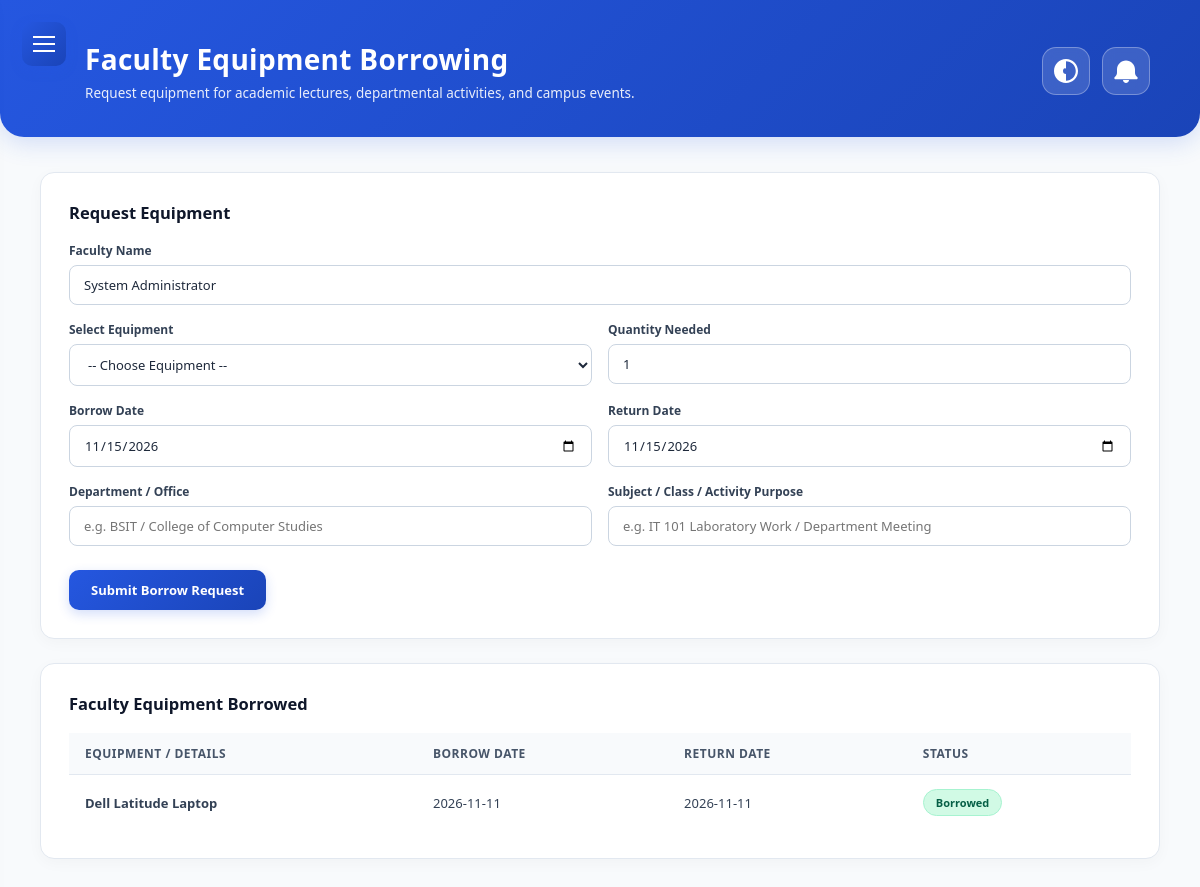
Screenshot of /equipment_faculty.php (signed in) with the database file from the repository.
### tables this page shows
CREATE TABLE `users` (
  `id` int(11) NOT NULL,
  `student_id` varchar(50) DEFAULT NULL,
  `username` varchar(50) NOT NULL,
  `password` varchar(255) NOT NULL,
  `full_name` varchar(100) NOT NULL,
  `role` enum('Admin','Student','Faculty') NOT NULL DEFAULT 'Student',
  `created_at` timestamp NOT NULL DEFAULT current_timestamp(),
  `email` varchar(100) DEFAULT NULL,
  `status` enum('Pending','Approved','Rejected') DEFAULT 'Pending',
  `profile_pic` varchar(255) DEFAULT NULL
);

CREATE TABLE `borrowings` (
  `id` int(11) NOT NULL,
  `equipment_id` int(11) NOT NULL,
  `equipment_name` varchar(100) NOT NULL,
  `student_name` varchar(100) NOT NULL,
  `student_id` varchar(50) NOT NULL,
  `borrow_date` date NOT NULL,
  `return_date` date NOT NULL,
  `department` varchar(255) DEFAULT NULL,
  `purpose` text DEFAULT NULL,
  `status` enum('Pending','Borrowed','Returned','Rejected') DEFAULT 'Pending',
  `created_at` timestamp NOT NULL DEFAULT current_timestamp(),
  `user_id` int(11) DEFAULT NULL
);

### equipment_faculty.php (the view, shortened to what this page needs)
<?php
require_once 'notif_helper.php';
$user_name  = $_SESSION['full_name'] ?? 'Faculty Member';
$user_id    = $_SESSION['user_id'] ?? 0;
$stmt_sync = $conn->prepare("SELECT full_name, role, profile_pic FROM users WHERE id = ?");
$stmt_sync->bind_param("i", $user_id);
$stmt_sync->execute();
$sync_res = $stmt_sync->get_result()->fetch_assoc();
if ($sync_res) {
    $user_name = $sync_res['full_name'];
}
$history_result = $conn->query("
    SELECT b.*, COALESCE(NULLIF(b.equipment_name, ''), e.name) AS computed_equipment_name
    FROM borrowings b
    LEFT JOIN equipment e ON b.equipment_id = e.id
    ORDER BY b.id DESC
");
?>
<!DOCTYPE html>
<html lang="en">
<head>
</head>
<body>
    <button class="menu-toggle" id="menuToggle" aria-label="Toggle Menu">
        <span></span>
    </button>
    <main class="main-content">
        <div class="top-hero-banner">
            <div class="hero-title">
                <h1>Faculty Equipment Borrowing</h1>
                <p>Request equipment for academic lectures, departmental activities, and campus events.</p>
            </div>
            <div class="header-actions">
                <button type="button" class="dark-mode-btn" id="darkModeToggle" title="Toggle Dark Mode">
                    <svg viewBox="0 0 512 512" xmlns="http://www.w3.org/2000/svg">
                        <path d="M256 512C114.6 512 0 397.4 0 256S114.6 0 256 0s256 114.6 256 256-114.6 256-256 256zm0-464v416c114.9 0 208-93.1 208-208S370.9 48 256 48zm0 144a64 64 0 1 0 0 128V192z"/>
                    </svg>
                </button>
                <a href="notifications.php" class="top-notif-btn" title="View Notifications">
                </a>
            </div>
        </div>
        <div class="dashboard-container">
            <section class="action-panel">
                <h3>Request Equipment </h3>
                <form method="POST" class="form-grid">
                    <div class="full-width">
                        <label for="faculty_name">Faculty Name</label>
                        <input type="text" name="faculty_name" id="faculty_name" value="<?= htmlspecialchars($user_name); ?>" required>
                    </div>
                    <div>
                        <label for="equipment_id">Select Equipment</label>
                        <select name="equipment_id" id="equipment_id" required>
                            <option value="">-- Choose Equipment --</option>
                        </select>
                    </div>
                    <div>
                        <label for="quantity">Quantity Needed</label>
                        <input type="number" name="quantity" id="quantity" value="1" min="1" required>
                    </div>
                    <div>
                        <label for="borrow_date">Borrow Date</label>
                        <input type="date" name="borrow_date" id="borrow_date" value="<?= date('Y-m-d'); ?>" min="<?= date('Y-m-d'); ?>" required>
                    </div>
                    <div>
                        <label for="return_date">Return Date</label>
                        <input type="date" name="return_date" id="return_date" value="<?= date('Y-m-d'); ?>" min="<?= date('Y-m-d'); ?>" required>
                    </div>
                    <div>
                        <label for="department">Department / Office</label>
                        <input type="text" name="department" id="department" placeholder="e.g. BSIT / College of Computer Studies">
                    </div>
                    <div>
                        <label for="purpose">Subject / Class / Activity Purpose</label>
                        <input type="text" name="purpose" id="purpose" placeholder="e.g. IT 101 Laboratory Work / Department Meeting">
                    </div>
                    <div class="full-width" style="margin-top: 8px;">
                        <button type="submit" name="submit_request" class="btn-submit">Submit Borrow Request</button>
                    </div>
                </form>
            </section>
            <section class="action-panel">
                <h3>Faculty Equipment Borrowed</h3>
                <div class="table-wrap" style="margin-top: 12px;">
                    <table>
                        <thead>
                            <tr>
                                <th>Equipment / Details</th>
                                <th>Borrow Date</th>
                                <th>Return Date</th>
                                <th>Status</th>
                            </tr>
                        </thead>
                        <tbody>
                            <?php if ($history_result && $history_result->num_rows > 0): ?>
                                <?php while ($row = $history_result->fetch_assoc()): ?>
                                    <tr>
                                        <td>
                                            <b><?= htmlspecialchars($row['computed_equipment_name'] ?? 'Equipment #' . $row['equipment_id']); ?></b>
                                        </td>
                                        <td><?= htmlspecialchars($row['borrow_date'] ?? 'N/A'); ?></td>
                                        <td><?= htmlspecialchars($row['return_date'] ?? 'N/A'); ?></td>
                                        <td>
                                            <?php
                                            $st = $row['status'] ?? 'Pending';
                                            $cls = ($st === 'Approved' || $st === 'Borrowed') ? 'badge-approved' : (($st === 'Rejected') ? 'badge-rejected' : 'badge-pending');
                                            ?>
                                            <span class="badge <?= $cls; ?>"><?= htmlspecialchars($st); ?></span>
                                        </td>
                                    </tr>
                                <?php endwhile; ?>
                            <?php else: ?>
                                <tr>
                                    <td colspan="4" class="empty">No equipment borrow requests found.</td>
                                </tr>
                            <?php endif; ?>
                        </tbody>
                    </table>
                </div>
            </section>
        </div>
    </main>
</body>
</html>

### equipment_faculty.php (style rules this page uses)
* { box-sizing: border-box; margin: 0; padding: 0; font-family: 'Segoe UI', Tahoma, Geneva, Verdana, sans-serif; }
body { background-color: #f1f5f9; display: flex; height: 100vh; overflow: hidden; color: #334155; transition: background-color 0.3s, color 0.3s; }
.menu-toggle { position: fixed; top: 22px; left: 22px; background: linear-gradient(135deg, #2557e0 0%, #1a44b8 100%); border: none; border-radius: 10px; width: 44px; height: 44px; cursor: pointer; z-index: 1100; display: flex; align-items: center; justify-content: center; box-shadow: 0 4px 12px rgba(37, 87, 224, 0.3); transition: transform 0.2s, box-shadow 0.2s; }
.menu-toggle span { display: block; width: 22px; height: 2px; background-color: #ffffff; position: relative; }
.menu-toggle span::before, .menu-toggle span::after { content: ''; position: absolute; width: 22px; height: 2px; background-color: #ffffff; left: 0; }
.menu-toggle span::before { top: -7px; }
.menu-toggle span::after { top: 7px; }
.main-content { flex: 1; overflow-y: auto; background: #f8fafc; width: 100%; transition: background 0.3s; }
.top-hero-banner { background: linear-gradient(135deg, #2557e0 0%, #1a44b8 100%); color: #ffffff; padding: 40px 50px 35px 85px; display: flex; justify-content: space-between; align-items: center; box-shadow: 0 6px 25px rgba(37, 87, 224, 0.18); border-bottom-left-radius: 24px; border-bottom-right-radius: 24px; margin-bottom: 35px; position: relative; z-index: 10; }
.hero-title h1 { font-size: 28px; font-weight: 700; margin-bottom: 6px; letter-spacing: 0.3px; }
.hero-title p { font-size: 13.5px; opacity: 0.9; font-weight: 400; }
.header-actions { display: flex; align-items: center; gap: 12px; z-index: 20; }
.top-notif-btn, .dark-mode-btn { position: relative; background-color: rgba(255, 255, 255, 0.15); border: 1.5px solid rgba(255, 255, 255, 0.3); width: 48px; height: 48px; border-radius: 14px; display: flex; align-items: center; justify-content: center; text-decoration: none; backdrop-filter: blur(6px); transition: all 0.25s ease; flex-shrink: 0; cursor: pointer; color: #fff; }
.dark-mode-btn svg, .top-notif-btn svg { width: 24px; height: 24px; fill: #ffffff; transition: transform 0.3s ease; pointer-events: none; }
.dashboard-container { padding: 0 40px 40px 40px; }
.action-panel { background-color: #ffffff; border: 1px solid #e2e8f0; border-radius: 14px; padding: 28px; box-shadow: 0 4px 15px rgba(0,0,0,0.03); margin-bottom: 24px; transition: transform 0.2s ease, box-shadow 0.2s ease, background-color 0.3s, border-color 0.3s; }
.action-panel h3 { font-size: 16.5px; color: #0f172a; margin-bottom: 18px; font-weight: 700; transition: color 0.3s; }
.form-grid { display: grid; grid-template-columns: repeat(2, 1fr); gap: 16px; }
.full-width { grid-column: 1 / -1; }
label { display: block; font-size: 12px; font-weight: 700; margin-bottom: 6px; color: #334155; transition: color 0.3s; }
select, input { width: 100%; padding: 10px 14px; font-size: 13px; border: 1px solid #cbd5e1; border-radius: 8px; outline: none; background-color: #fff; color: #1e293b; transition: border-color 0.2s, box-shadow 0.2s, background-color 0.3s, color 0.3s; }
.btn-submit { display: inline-block; background: linear-gradient(135deg, #2557e0 0%, #1a44b8 100%); color: #fff; padding: 11px 22px; border: none; border-radius: 10px; text-decoration: none; font-size: 13px; font-weight: 700; cursor: pointer; transition: all 0.2s ease; box-shadow: 0 4px 12px rgba(37, 87, 224, 0.2); }
.table-wrap { overflow-x: auto; }
table { width: 100%; border-collapse: separate; border-spacing: 0; text-align: left; }
th { font-size: 12px; font-weight: 700; color: #475569; padding: 12px 16px; border-bottom: 1px solid #e2e8f0; background-color: #f8fafc; text-transform: uppercase; letter-spacing: 0.5px; transition: background-color 0.3s, color 0.3s, border-color 0.3s; }
td { font-size: 13px; padding: 14px 16px; color: #334155; border-bottom: 1px solid #f1f5f9; transition: color 0.3s, border-color 0.3s; }
table tr:last-child td { border-bottom: none; }
.badge { display: inline-block; padding: 5px 12px; border-radius: 20px; font-size: 11px; font-weight: 700; }
.badge-approved { background-color: #d1fae5; color: #065f46; border: 1px solid #a7f3d0; }

### rows the page displays
users: faculty_name "System Administrator"
borrowings: computed_equipment_name "Dell Latitude Laptop", borrow_date "2026-11-11", return_date "2026-11-11", status "Borrowed"
